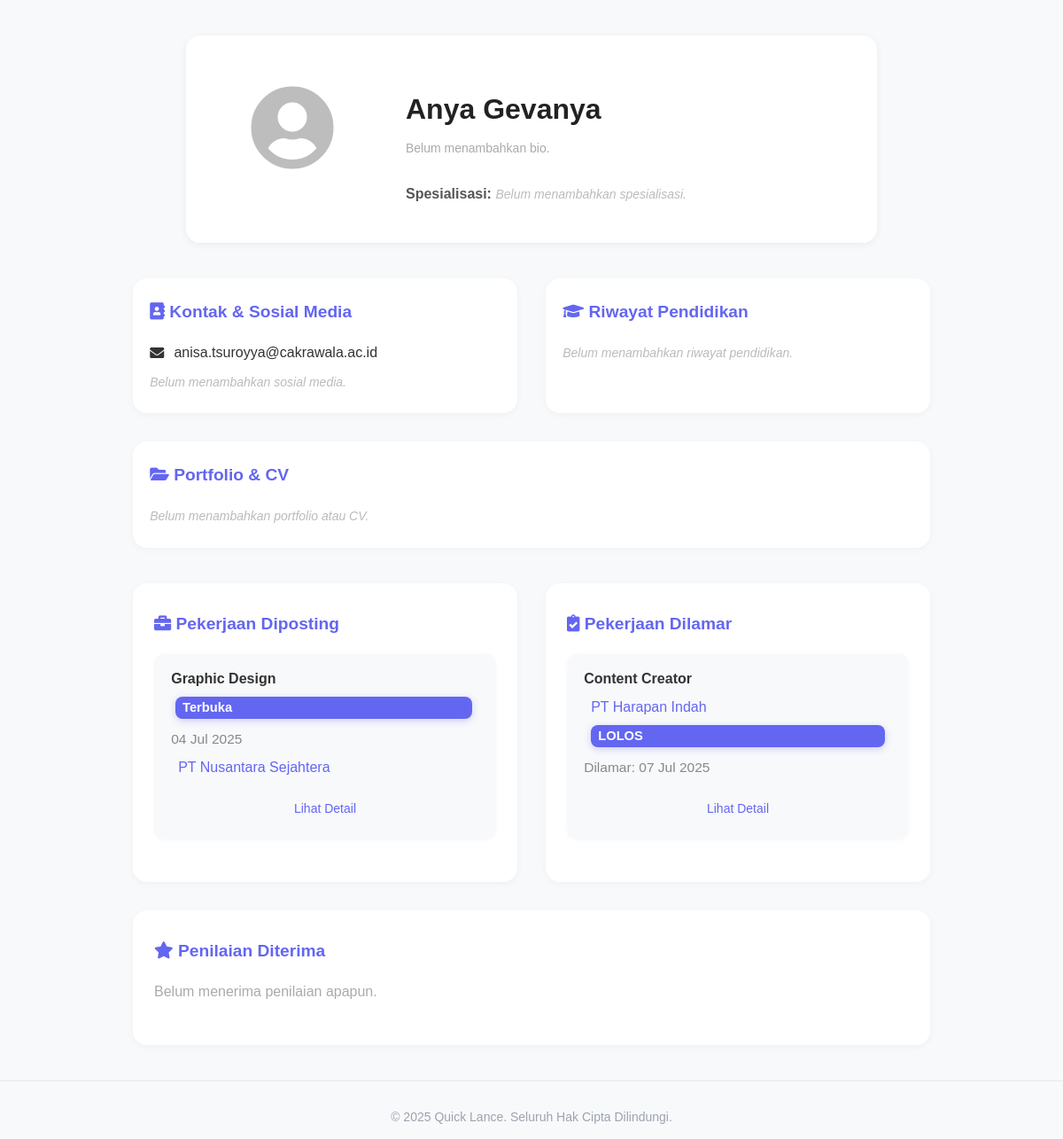
/user/page/profile.php?id=1, run on the app's committed database.
### tables this page shows
CREATE TABLE `users` (
  `id` int(11) NOT NULL,
  `name` varchar(100) NOT NULL,
  `email` varchar(100) NOT NULL,
  `password` varchar(255) NOT NULL,
  `profile_picture` varchar(255) DEFAULT NULL,
  `bio` text DEFAULT NULL,
  `specializations` varchar(255) DEFAULT NULL,
  `linkedin_url` varchar(255) DEFAULT NULL,
  `instagram_url` varchar(255) DEFAULT NULL,
  `facebook_url` varchar(255) DEFAULT NULL,
  `twitter_url` varchar(255) DEFAULT NULL,
  `education` text DEFAULT NULL,
  `portfolio_url` varchar(255) DEFAULT NULL,
  `cv_url` varchar(255) DEFAULT NULL,
  `created_at` timestamp NOT NULL DEFAULT current_timestamp(),
  `bank_account` varchar(100) DEFAULT NULL,
  `bank_name` varchar(50) DEFAULT NULL
);

CREATE TABLE `jobs` (
  `id` int(11) NOT NULL,
  `title` varchar(255) NOT NULL,
  `brief_description` varchar(200) DEFAULT NULL,
  `full_description` text DEFAULT NULL,
  `category` varchar(100) DEFAULT NULL,
  `location` varchar(100) DEFAULT NULL,
  `payment_type` varchar(50) DEFAULT NULL,
  `amount` decimal(15,2) DEFAULT NULL,
  `currency` varchar(10) DEFAULT NULL,
  `requirements` text DEFAULT NULL,
  `company_name` varchar(100) DEFAULT NULL,
  `company_email` varchar(100) DEFAULT NULL,
  `company_logo_url` varchar(255) DEFAULT NULL,
  `posted_by` int(11) DEFAULT NULL,
  `created_at` timestamp NOT NULL DEFAULT current_timestamp(),
  `status` enum('TERBUKA','TERTUTUP') NOT NULL DEFAULT 'TERBUKA'
);

CREATE TABLE `applications` (
  `id` int(11) NOT NULL,
  `user_id` int(11) NOT NULL,
  `job_id` int(11) NOT NULL,
  `cover_letter` text DEFAULT NULL,
  `cv_file` varchar(255) DEFAULT NULL,
  `expected_salary` decimal(10,2) DEFAULT NULL,
  `availability` varchar(50) DEFAULT NULL,
  `additional_info` text DEFAULT NULL,
  `status` enum('menunggu','direview','terseleksi','interview','lolos','tidak_terseleksi','tidak_lolos') NOT NULL DEFAULT 'menunggu',
  `work_status` enum('not_started','in_progress','completed','reviewed','sudah_direview','waiting_worker_confirmation','paid') DEFAULT 'not_started',
  `applied_at` timestamp NOT NULL DEFAULT current_timestamp(),
  `updated_at` timestamp NOT NULL DEFAULT current_timestamp() ON UPDATE current_timestamp(),
  `payment_proof` varchar(255) DEFAULT NULL
);

### user/page/profile.php (the view, shortened to what this page needs)
<?php
include_once '../../src/db/connection.php';
$user_id = isset($_GET['id']) ? (int)$_GET['id'] : 0;
$query = mysqli_query($conn, "SELECT name, email, profile_picture, bio, specializations, linkedin_url, instagram_url, facebook_url, twitter_url, education, portfolio_url, cv_url FROM users WHERE id='$user_id'");
$user = mysqli_fetch_assoc($query);
$jobs_posted = mysqli_query($conn, "SELECT * FROM jobs WHERE posted_by='$user_id' ORDER BY created_at DESC");
$jobs_applied = mysqli_query($conn, "SELECT a.*, j.title, j.company_name, j.id as job_id, j.company_email FROM applications a JOIN jobs j ON a.job_id = j.id WHERE a.user_id='$user_id' ORDER BY a.applied_at DESC");
$reviews_received = mysqli_query($conn, "SELECT r.*, j.title, u.name as reviewer_name FROM reviews r JOIN jobs j ON r.job_id = j.id JOIN users u ON r.reviewer_id = u.id WHERE r.reviewee_id='$user_id' ORDER BY r.created_at DESC");
$count_jobs_posted = mysqli_num_rows($jobs_posted);
$count_jobs_applied = mysqli_num_rows($jobs_applied);
$count_reviews = mysqli_num_rows($reviews_received);
?>
<!DOCTYPE html>
<html lang="en">
<head>
    <link rel="stylesheet" href="../style/dashboard.css">
    <link rel="stylesheet" href="https://cdnjs.cloudflare.com/ajax/libs/font-awesome/5.15.4/css/all.min.css">
</head>
<body>
    <div class="profile-main">
        <section class="profile-section" style="margin-bottom: 2.5rem;">
            <div class="profile-card">
                <div class="profile-avatar">
                    <?php if (!empty($user['profile_picture']) && file_exists(__DIR__ . '/../' . $user['profile_picture'])): ?>
                        <img src="<?php echo '../' . htmlspecialchars($user['profile_picture']); ?>" alt="Avatar" class="avatar">
                    <?php else: ?>
                        <i class="fa fa-user-circle"></i>
                    <?php endif; ?>
                </div>
                <div class="profile-info">
                    <h2 class="profile-name" id="profile-name"><?php echo htmlspecialchars($user['name']); ?></h2>
                    <p class="profile-bio" id="profile-bio">
                        <?php if (!empty($user['bio'])): ?>
                            <span style="font-style:italic; color:#555;"><?php echo nl2br(htmlspecialchars($user['bio'])); ?></span>
                        <?php else: ?>
                            <span class="profile-placeholder" style="font-style:normal; color:#aaa; display:inline-block; margin:0; padding:0; text-align:left;">Belum menambahkan bio.</span>
                        <?php endif; ?>
                    </p>
                    <p class="profile-spec" id="profile-spec">
                        <strong>Spesialisasi:</strong> <?php echo !empty($user['specializations']) ? htmlspecialchars($user['specializations']) : '<span class="profile-placeholder">Belum menambahkan spesialisasi.</span>'; ?>
                    </p>
                </div>
            </div>
        </section>
        <div class="profile-extra">
            <div class="profile-extra-card">
                <div class="section-title"><i class="fa fa-address-book"></i> Kontak & Sosial Media</div>
                <ul class="social-list">
                    <li><i class="fa fa-envelope"></i> <span><?php echo htmlspecialchars($user['email']); ?></span></li>
                    <?php if (empty($user['linkedin_url']) && empty($user['instagram_url']) && empty($user['facebook_url']) && empty($user['twitter_url'])): ?>
                        <li><span class="profile-placeholder">Belum menambahkan sosial media.</span></li>
                    <?php endif; ?>
                </ul>
            </div>
            <div class="profile-extra-card">
                <div class="section-title"><i class="fa fa-graduation-cap"></i> Riwayat Pendidikan</div>
                <?php if (!empty($user['education'])): ?>
                    <div style="white-space:pre-line;color:#444;line-height:1.6;"><?php echo nl2br(htmlspecialchars($user['education'])); ?></div>
                <?php else: ?>
                    <span class="profile-placeholder">Belum menambahkan riwayat pendidikan.</span>
                <?php endif; ?>
            </div>
            <div class="profile-extra-card">
                <div class="section-title"><i class="fa fa-folder-open"></i> Portfolio & CV</div>
                <?php if (empty($user['portfolio_url']) && empty($user['cv_url'])): ?>
                    <span class="profile-placeholder">Belum menambahkan portfolio atau CV.</span>
                <?php endif; ?>
            </div>
        </div>
        <div class="profile-sections">
            <div class="profile-section-card">
                <div class="section-title"><i class="fa fa-briefcase"></i> Pekerjaan Diposting</div>
                <?php if ($count_jobs_posted === 0): ?>
                    <p style="color:#aaa;">Belum memposting pekerjaan apapun.</p>
                <?php else: ?>
                    <ul class="job-list">
                    <?php mysqli_data_seek($jobs_posted, 0); while ($job = mysqli_fetch_assoc($jobs_posted)): ?>
                        <li class="job-card">
                            <span class="job-title"><?php echo htmlspecialchars($job['title']); ?></span>
                            <span class="badge-status <?php echo ($job['status'] ?? 'TERBUKA') === 'TERBUKA' ? 'badge-open' : 'badge-closed'; ?>">
                                <?php echo ($job['status'] ?? 'TERBUKA') === 'TERBUKA' ? 'Terbuka' : 'Tertutup'; ?>
                            </span>
                            <div style="color:#888;font-size:0.97rem;margin-top:0.2rem;">
                                <?php echo date('d M Y', strtotime($job['created_at'])); ?>
                            </div>
                            <div class="company-name"><?php echo htmlspecialchars($job['company_name']); ?></div>
                            <a href="../../src/pages/job-details.php?id=<?php echo $job['id']; ?>" class="btn btn-outline btn-sm" style="margin-top:0.5rem;">Lihat Detail</a>
                        </li>
                    <?php endwhile; ?>
                    </ul>
                <?php endif; ?>
            </div>
            <div class="profile-section-card">
                <div class="section-title"><i class="fa fa-clipboard-check"></i> Pekerjaan Dilamar</div>
                <?php if ($count_jobs_applied === 0): ?>
                    <p style="color:#aaa;">Belum melamar pekerjaan apapun.</p>
                <?php else: ?>
                    <ul class="job-list">
                    <?php mysqli_data_seek($jobs_applied, 0); while ($app = mysqli_fetch_assoc($jobs_applied)): ?>
                        <li class="job-card">
                            <span class="job-title"><?php echo htmlspecialchars($app['title']); ?></span>
                            <span class="company-name"><?php echo htmlspecialchars($app['company_name']); ?></span>
                            <span class="badge-status badge-open" style="margin-left:0.5rem;">
                                <?php echo strtoupper($app['status']); ?>
                            </span>
                            <div style="color:#888;font-size:0.97rem;margin-top:0.2rem;">
                                Dilamar: <?php echo date('d M Y', strtotime($app['applied_at'])); ?>
                            </div>
                            <a href="../../src/pages/job-details.php?id=<?php echo $app['job_id']; ?>" class="btn btn-outline btn-sm" style="margin-top:0.5rem;">Lihat Detail</a>
                        </li>
                    <?php endwhile; ?>
                    </ul>
                <?php endif; ?>
            </div>
            <div class="profile-section-card">
                <div class="section-title"><i class="fa fa-star"></i> Penilaian Diterima</div>
                <?php if ($count_reviews === 0): ?>
                    <p style="color:#aaa;">Belum menerima penilaian apapun.</p>
                <?php endif; ?>
            </div>
        </div>
    </div>
    <footer>
        <div class="footer-bottom" style="text-align:center;margin-top:2rem;padding-top:1rem;border-top:1px solid #e5e7eb;color:#9ca3af;font-size:0.875rem;">
            <p>&copy; 2025 Quick Lance. Seluruh Hak Cipta Dilindungi.</p>
        </div>
    </footer>
</body>
</html>

### user/page/profile.php (style rules this page uses)
body { background: #f8f9fb; }
.profile-main { max-width: 900px; margin: 2.5rem auto; padding: 0 1rem; }
.profile-avatar { margin-bottom: 1.2rem; }
.profile-name { font-size: 2rem; font-weight: 700; margin-bottom: 0.3rem; }
.profile-bio { color: #555; margin-bottom: 0.7rem; text-align: left; }
.profile-spec { color: #555; margin-bottom: 0.7rem; }
.profile-placeholder { color: #bbb; font-style: italic; }
.profile-sections { display: flex; flex-wrap: wrap; gap: 2rem; }
.profile-section-card { background: #fff; border-radius: 1rem; box-shadow: 0 2px 8px rgba(0,0,0,0.04); padding: 2rem 1.5rem; flex: 1 1 270px; min-width: 270px; }
.section-title { font-size: 1.2rem; font-weight: 600; color: #6366f1; margin-bottom: 1.2rem; }
.job-list, .review-list { list-style: none; padding: 0; margin: 0; }
.job-card, .review-card { background: #f8f9fb; border-radius: 0.7rem; padding: 1rem 1.2rem; margin-bottom: 1rem; box-shadow: 0 1px 4px rgba(99,102,241,0.04); }
.job-title { font-weight: 600; color: #333; }
.company-name { color: #6366f1; font-weight: 500; margin-left: 0.5rem; }
.badge-status { border-radius: 0.5rem; padding: 0.1rem 0.5rem; font-size: 0.92rem; font-weight: 600; margin-left: 0.3rem; min-width: 0; }
.badge-open { background: #6366f1; color: #fff; }
.profile-extra { display: flex; flex-wrap: wrap; gap: 2rem; margin-bottom: 2.5rem; }
.profile-extra-card { background: #fff; border-radius: 1rem; box-shadow: 0 2px 8px rgba(0,0,0,0.04); padding: 1.5rem 1.2rem; flex: 1 1 270px; min-width: 270px; }
.social-list { list-style: none; padding: 0; margin: 0; display: flex; flex-direction: column; gap: 0.7rem; }
.social-list li { display: flex; align-items: center; gap: 0.7rem; }

### data on the page
users: name "Anya Gevanya", email "anisa.tsuroyya@cakrawala.ac.id"
jobs: title "Graphic Design", status "Terbuka", created_at "04 Jul 2025", company_name "PT Nusantara Sejahtera"
applications: job.title "Content Creator", job.company_name "PT Harapan Indah", status "LOLOS", applied_at "07 Jul 2025"
